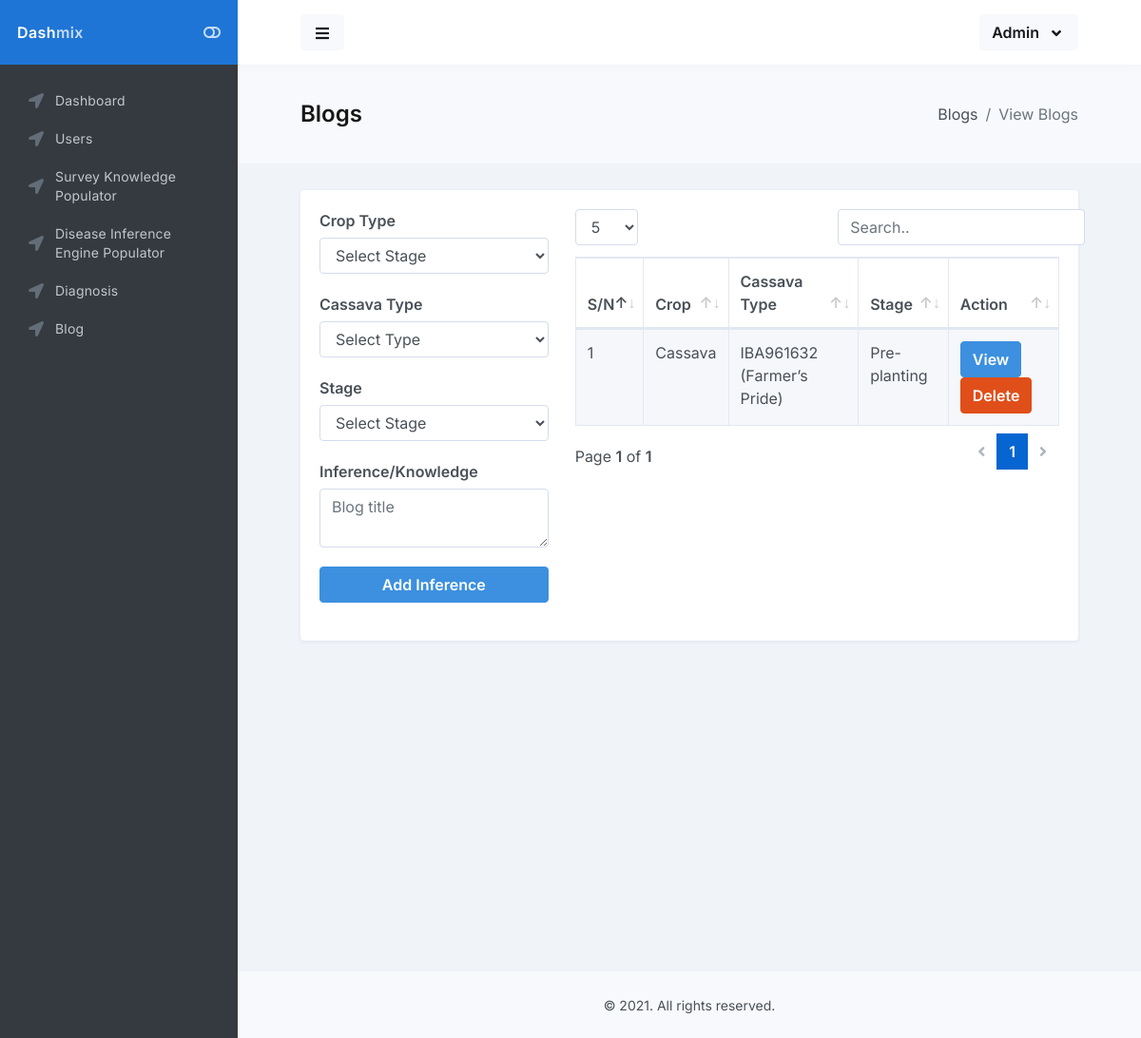
The page /admin/disease_knowledge_base.php on the database as committed earlier.
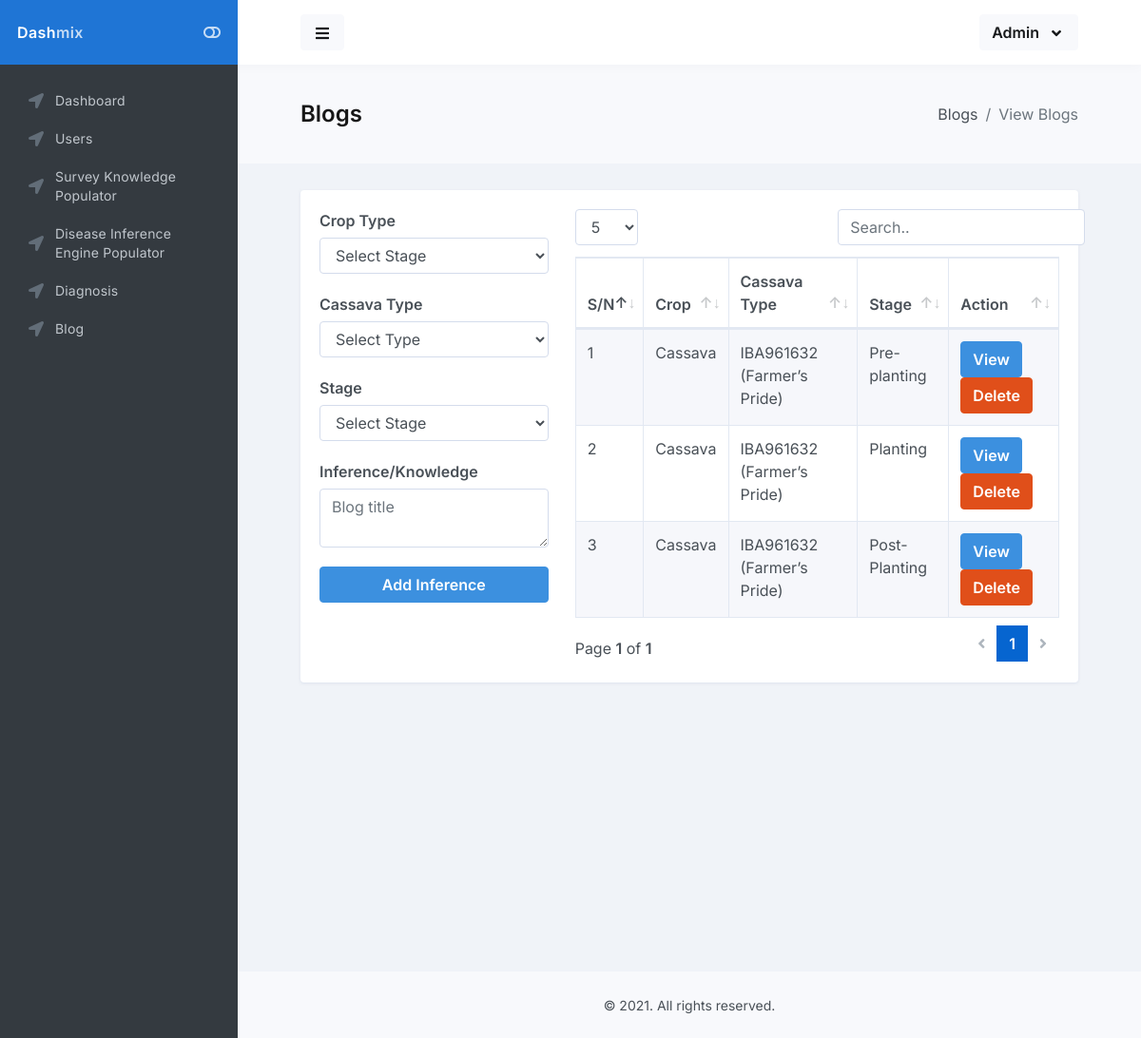
The same page on the database as committed later.
### tables this page shows
CREATE TABLE IF NOT EXISTS `survey_solutions` (
  `solution_id` int(11) NOT NULL AUTO_INCREMENT,
  `crop_id` int(11) NOT NULL,
  `cassava_type` int(11) NOT NULL,
  `stage` int(11) NOT NULL,
  `solution` longtext NOT NULL,
  PRIMARY KEY (`solution_id`)
);

CREATE TABLE IF NOT EXISTS `crop` (
  `crop_id` int(11) NOT NULL AUTO_INCREMENT,
  `crop` varchar(100) NOT NULL,
  PRIMARY KEY (`crop_id`)
);

CREATE TABLE IF NOT EXISTS `cassava_varieties` (
  `cassava_id` int(11) NOT NULL AUTO_INCREMENT,
  `cassava` varchar(150) NOT NULL,
  PRIMARY KEY (`cassava_id`)
);

### classes/DB.class.php (called while the page is built, shortened)
<?php
class DB{
    private $db_config = ['host'=>'localhost',
                          'username'=>'root',
                          'password'=>'',
                          'database'=>'expert',
                          'charset'=>'utf8mb4'];
    public $pdo;
    public $query;
    public function __construct()
    {
        $dsn = "mysql:host=".$this->db_config['host'].";dbname=".$this->db_config['database'].";charset=".$this->db_config['charset'];
        $options = [
            PDO::ATTR_ERRMODE            => PDO::ERRMODE_EXCEPTION,
            PDO::ATTR_DEFAULT_FETCH_MODE => PDO::FETCH_ASSOC,
            PDO::ATTR_EMULATE_PREPARES   => false,
        ];
        try {
            $this->pdo = new PDO($dsn, $this->db_config['username'], $this->db_config['password'], $options);
        } catch (\PDOException $e) {
            throw new \PDOException($e->getMessage(), (int)$e->getCode());
        }
    }
    public function queryStatement($statement, $value = [])
    {
        $this->query = $this->pdo->prepare($statement);
        if($this->query){
            return $this->query->execute($value);
        }else{
            return false;
        }
    }
    public function fALL()
    {
        $fetch_all_data = $this->query->fetchAll(PDO::FETCH_OBJ);
        if($fetch_all_data)
        {
            return $fetch_all_data;
        }else{
            return false;
        }
    }
}

### classes/Survey.class.php (called while the page is built, shortened)
<?php
class Survey extends DB
{
    public function get_all_survey_knowledge(){
        $arr =  [];
        $query = PARENT::queryStatement("SELECT * FROM `survey_solutions` LEFT JOIN crop ON survey_solutions.crop_id = crop.crop_id LEFT JOIN cassava_varieties ON survey_solutions.cassava_type = cassava_varieties.cassava_id", $arr);
        return PARENT::fALL();
    }
}

### admin/disease_knowledge_base.php (the view, shortened to what the changed rows need)
<?php
include "includes/header.php";
?>
<main id="main-container">
    <div class="bg-body-light">
        <div class="content content-full">
            <div class="d-flex flex-column flex-sm-row justify-content-sm-between align-items-sm-center">
                <h1 class="flex-sm-fill font-size-h3 font-w900 mt-2 mb-0 mb-sm-2">Blogs</h1>
            </div>
        </div>
    </div>
    <div class="content">
        <div class="block block-rounded">
            <div class="block-content block-content-full">
                <div class="row">
                    <div class="col-md-8">
                <table class="table table-bordered table-striped js-dataTable-full" style="width: 100%">
                    <thead>
                        <tr>
                            <th>S/N</th>
                            <th>Crop</th>
                            <th>Cassava Type</th>
                            <th>Stage</th>
                            <th>Action</th>
                        </tr>
                    </thead>
                    <tbody>
                        <tr>
                        <?php
                        $count = 1;
                        $all_content = $survey->get_all_survey_knowledge();
                        $process = ['Pre-planting', 'Planting', 'Post-Planting'];
                        if(is_array($all_content)){
                            foreach ($all_content as $all_content) {?>
                                <td><?= $count++ ?></td>
                                <td><?= $all_content->crop ?></td>
                                <td><?= $all_content->cassava ?></td>
                                <td><?= $process[$all_content->stage] ?></td>
                                <td><a class="btn btn-info" href="view-survey-knowledge.php?knowledge_id=<?= $all_content->solution_id?>">View</a> <a class="btn btn-danger" href="api/delete-survey-inference.php?knowledge_id=<?= $all_content->solution_id?>">Delete</a></td>
                            </tr>
                        <?php }}?>
                    </tbody>
                </table>
                    </div>
                </div>
            </div>
        </div>
    </div>
</main>
<?php
include "includes/footer.php";
?>

Rows that differ between the two databases and show on the page:
added survey_solutions: crop.crop "Cassava", cassava_varieties.cassava "IBA961632 (Farmer’s Pride)", stage "Planting"
added survey_solutions: crop.crop "Cassava", cassava_varieties.cassava "IBA961632 (Farmer’s Pride)", stage "Post-Planting"
